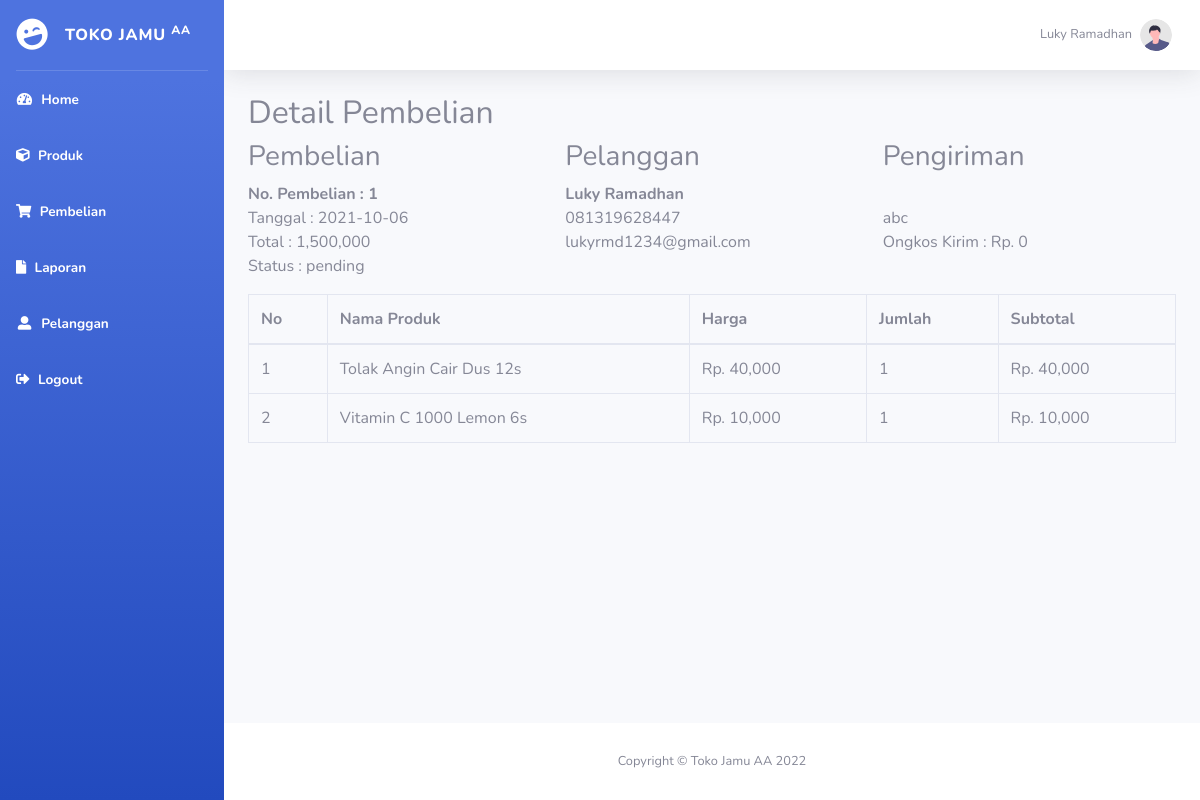
The app's page /admin/index.php?halaman=detail&id=1 (signed in) with its own data.
### tables this page shows
CREATE TABLE `pembelian` (
  `id_pembelian` int(5) NOT NULL,
  `id_pelanggan` int(4) NOT NULL,
  `id_kota` int(2) NOT NULL,
  `tgl_pembelian` date NOT NULL,
  `total_pembelian` int(10) NOT NULL,
  `alamat` varchar(100) NOT NULL,
  `nama_kota` varchar(25) NOT NULL,
  `tarif` int(5) NOT NULL,
  `status_pembelian` varchar(30) NOT NULL DEFAULT 'pending',
  `resi_pengiriman` varchar(40) NOT NULL
);

CREATE TABLE `pelanggan` (
  `id_pelanggan` int(4) NOT NULL,
  `email_pelanggan` varchar(50) NOT NULL,
  `password_pelanggan` varchar(100) NOT NULL,
  `nama_pelanggan` varchar(50) NOT NULL,
  `telepon_pelanggan` varchar(13) NOT NULL
);

CREATE TABLE `pembelian_produk` (
  `id_pproduk` int(11) NOT NULL,
  `id_pembelian` int(11) NOT NULL,
  `id_produk` int(11) NOT NULL,
  `jumlah` int(11) NOT NULL,
  `nama` varchar(100) NOT NULL,
  `harga` int(11) NOT NULL,
  `berat` int(11) NOT NULL,
  `subberat` int(11) NOT NULL,
  `subharga` int(11) NOT NULL
);

CREATE TABLE `produk` (
  `id_produk` int(11) NOT NULL,
  `nama_produk` varchar(100) NOT NULL,
  `harga_produk` int(11) NOT NULL,
  `berat` int(11) NOT NULL,
  `foto_produk` varchar(100) NOT NULL,
  `deskripsi_produk` text NOT NULL,
  `stok_produk` int(5) NOT NULL
);

### admin/detail.php (the view)
<h2>Detail Pembelian</h2>
<?php
$ambil = $koneksi->query("SELECT * FROM pembelian JOIN pelanggan ON pembelian.id_pelanggan=pelanggan.id_pelanggan
	WHERE pembelian.id_pembelian='$_GET[id]'");
$detail = $ambil->fetch_assoc();
?>
<div class="row">
	<div class="col-md-4">
		<h3>Pembelian</h3>
		<strong>No. Pembelian : <?= $detail["id_pembelian"]; ?></strong> <br>
		<p>
			Tanggal : <?= $detail["tgl_pembelian"]; ?> <br>
			Total : <?= number_format($detail["total_pembelian"]); ?> <br>
			Status : <?= $detail["status_pembelian"]; ?>
		</p>
	</div>
		<div class="col-md-4">
		<h3>Pelanggan</h3>
		<strong><?= $detail["nama_pelanggan"]; ?></strong> <br>
		<p>
			<?= $detail["telepon_pelanggan"]; ?> <br>
			<?= $detail["email_pelanggan"]; ?>
		</p>
	</div>
	<div class="col-md-4">
		<h3>Pengiriman</h3>
		<strong><?= $detail['nama_kota']; ?></strong> <br>
		<p>
			<?= $detail["alamat"]; ?> <br>
			Ongkos Kirim : Rp. <?= number_format($detail['tarif']); ?>
		</p>
	</div>
</div>
<table class="table table-bordered">
	<thead>
		<tr>
			<th>No</th>
			<th>Nama Produk</th>
			<th>Harga</th>
			<th>Jumlah</th>
			<th>Subtotal</th>
		</tr>
	</thead>
	<tbody>
		<?php $nomor=1; ?>
		<?php $ambil=$koneksi->query("SELECT * FROM pembelian_produk JOIN produk
			ON pembelian_produk.id_produk=produk.id_produk WHERE pembelian_produk.id_pembelian='$_GET[id]'"); ?>
		<?php while($pecah = $ambil->fetch_assoc()) :?>
		<tr>
			<td><?= $nomor  ?></td>
			<td><?= $pecah["nama_produk"]; ?></td>
			<td>Rp. <?= number_format($pecah["harga_produk"]); ?></td>
			<td><?= $pecah["jumlah"]; ?></td>
			<td>
				Rp. <?= number_format($pecah["harga_produk"]*$pecah["jumlah"]); ?>
			</td>
		</tr>
		<?php $nomor++ ?>
	<?php endwhile;?>
	</tbody>
</table>

### records on screen
pembelian: id_pembelian "1", tgl_pembelian "2021-10-06", total_pembelian "1,500,000", status_pembelian "pending", id_pelanggan.nama_pelanggan "Luky Ramadhan", id_pelanggan.telepon_pelanggan "081319628447", id_pelanggan.email_pelanggan "lukyrmd1234@gmail.com", alamat "abc", tarif "0"
pembelian_produk: id_produk.nama_produk "Tolak Angin Cair Dus 12s", id_produk.harga_produk "40,000", jumlah "1", $pecah["harga_produk"]*$pecah["jumlah"] "40,000"
pembelian_produk: id_produk.nama_produk "Vitamin C 1000 Lemon 6s", id_produk.harga_produk "10,000", jumlah "1", $pecah["harga_produk"]*$pecah["jumlah"] "10,000"

### other values on screen
$_SESSION['admin']['nama_lengkap'] "Luky Ramadhan"
